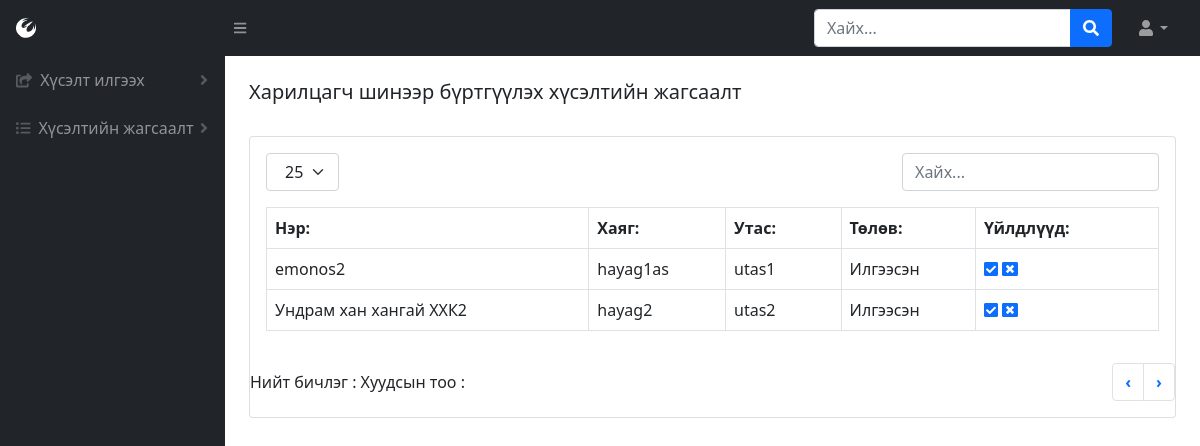
/reqCom-list (signed in), run on the app's committed database.
### BMweb/models.py (models this page shows, shortened)
class Company(models.Model):
    comName = models.CharField(max_length=300, verbose_name=_("Компаний нэр"))
    hayag = models.CharField(max_length=1000, verbose_name=_("Компаний хаяг"))
    phone = models.CharField(max_length=30, verbose_name=_("Компаний утас"))
    thumbimage = models.ImageField(
        upload_to="media/productthumb/", blank = True, null=True,  verbose_name=_("Зураг")
    )
    comState = models.ForeignKey(State, on_delete=CASCADE, verbose_name=_("Төлөв"))
    description = models.TextField(blank = True, null=True,verbose_name=_("Тайлбар"))
    reg_user = models.IntegerField(verbose_name=_("Нэвтэрсэн хэрэглэгч"))
    reg_date = models.DateTimeField(default=datetime.now, verbose_name=_("Нэвтэрсэн огноо"))
    class Meta:
        verbose_name = _("Компани")
        verbose_name_plural = _("Компани")

class State(models.Model):
    stateName = models.CharField(max_length=300, verbose_name=_("Төлөвийн нэр"))
    class Meta:
        verbose_name = _("Барааны төлөв")
        verbose_name_plural = _("Барааны төлөв")
    def __str__(self):
        return self.stateName

### BMweb/views.py (the view)
# urls.py: path('reqCom-list', views.reqComList),
def reqComList(request):
    if 'user_id' in request.session:
        c = Company.objects.all()
        p = Product.objects.all()
        h = Hereglegch.objects.get(pk=request.session['user_id'])
        return render(request,'requestList.html', {'user': h, 'companyList': c, 'productList': p})
    else:
        return redirect('/login')

### BMweb/templates/requestList.html (shortened to what this page needs)
{% load static %}
<!DOCTYPE html>
<html lang="en">
    <head>
        <link href="https://cdn.jsdelivr.net/npm/simple-datatables@latest/dist/style.css" rel="stylesheet" />
        <link href="css/styles.css" rel="stylesheet" />
        <link href="{% static 'css/styles.css' %}" rel="stylesheet"/>
    </head>
    <body class="sb-nav-fixed">
        {% include "topNav.html" %}
        <div id="layoutSidenav">
            {% include "leftNav.html" %}
            <div id="layoutSidenav_content">
                {% include "comReqList.html" %}
            </div>
        </div>
    </body>
</html>

### BMweb/templates/comReqList.html (shortened to what this page needs)
<main>{% include "tabs.html" %}
    <div class="container-fluid px-4">
        <h5 class="mt-4">Харилцагч шинээр бүртгүүлэх хүсэлтийн жагсаалт</h5>
        <div class="card mb-4">
            <div class="card-body">
                {% include "tableTop.html" %}
                <table id="datatablesSimple" class="dataTable-table">
                  <thead>
                      <tr>
                          <th data-sortable="" class="asc">
                              <a href="#" class="dataTable-sorter">Нэр:</a>
                          </th>
                          <th data-sortable="" class="asc">
                              <a href="#" class="dataTable-sorter">Хаяг:</a>
                          </th>
                          <th data-sortable="" class="asc">
                              <a href="#" class="dataTable-sorter">Утас:</a>
                          </th>
                          <th data-sortable="" class="asc">
                              <a href="#" class="dataTable-sorter">Төлөв:</a>
                          </th>
                          <th data-sortable="" class="asc">
                            <a href="#" class="dataTable-sorter">Үйлдлүүд:</a>
                        </th>
                      </tr>
                  </thead>
                    {% for h in companyList %}
                        {% if  h.comState_id == 1 %}
                            <tr>
                                <td>{{ h.comName }}</td>
                                <td>{{ h.hayag }}</td>
                                <td>{{ h.phone }}</td>
                                <td>{{ h.comState }}</td>
                                <td>
                                    <a href="/change-stateCom/{{h.id}}/3"><i class="fas fa-check-square"></i></a>
                                    <a id='cancel' href="#cancel" onclick="cancelDialog({{h.id}})"><i class="fas fa-window-close"></i></a>
                                </td>
                            </tr>
                        {% endif %}
                    {% endfor %}
                </table>
            </div>
            {% include "tableBottom.html" %}
        </div>
    </div>
</main>

### data on the page
Company: comName "emonos2", hayag "hayag1as", phone "utas1", comState "Илгээсэн"
Company: comName "Ундрам хан хангай ХХК2", hayag "hayag2", phone "utas2", comState "Илгээсэн"
